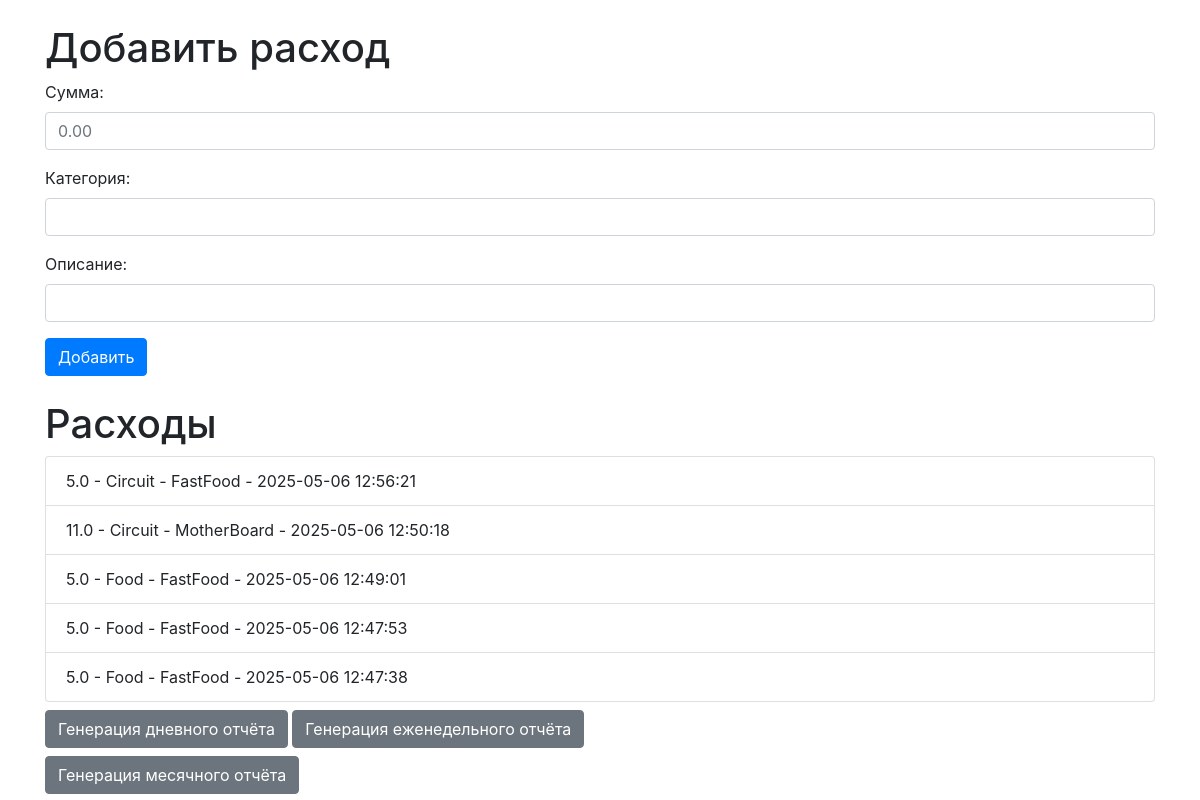
Before: / with the older database file.
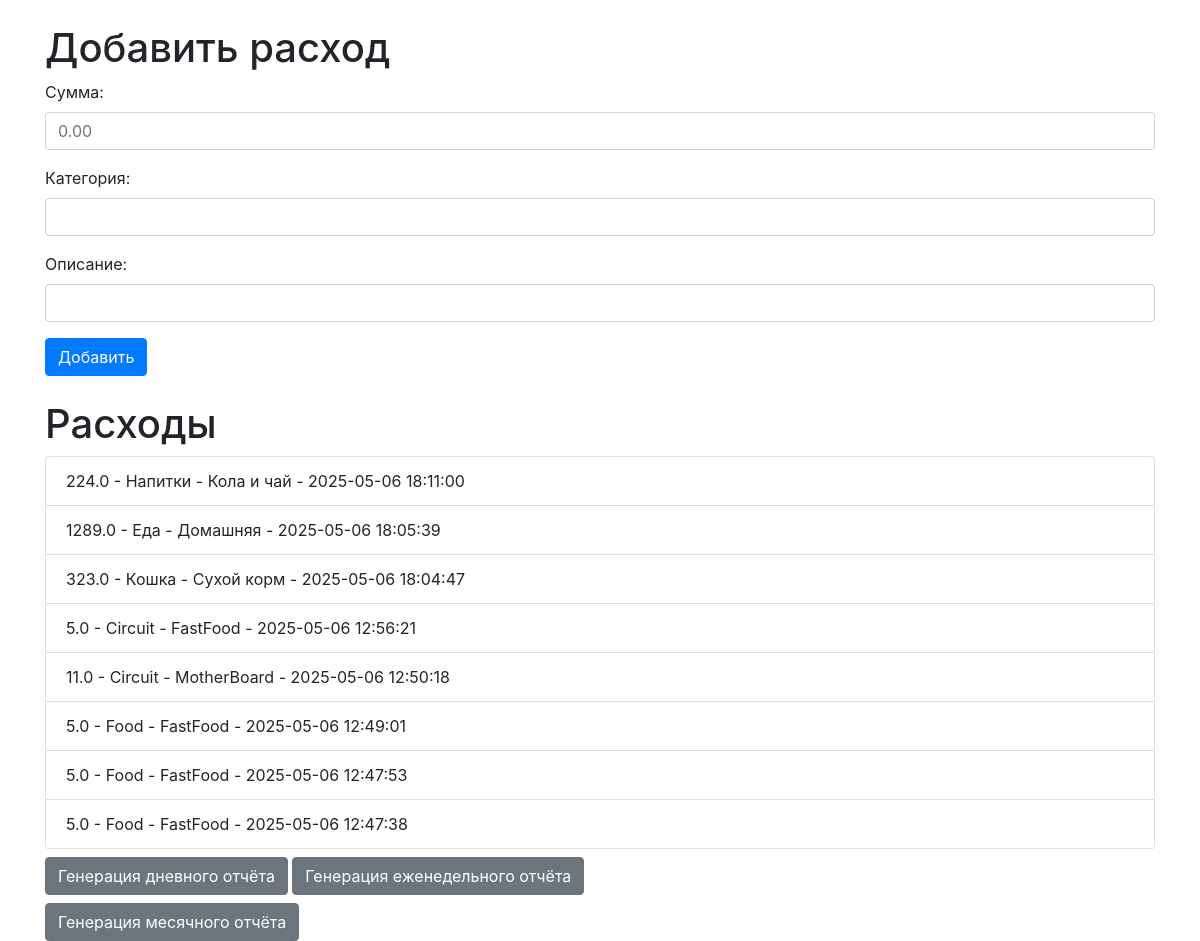
After: the same page with the newer database file.
### tables this page shows
CREATE TABLE expenses (
              id INTEGER PRIMARY KEY AUTOINCREMENT,
              amount REAL NOT NULL,
              category TEXT NOT NULL,
              description TEXT,
              date DATETIME DEFAULT CURRENT_TIMESTAMP
          );

### app.py (the view)
@app.route('/')
def index():
    expenses = controller.get_all_expenses()
    return render_template('index.html', expenses=expenses)

### expense_tracker/controller.py (called while the page is built)
    def get_all_expenses(self):
        return self.service.get_all_expenses()

### expense_tracker/repository.py (called while the page is built)
    def get_db(self):
        db = getattr(g, '_database', None)
        if db is None:
            db = g._database = sqlite3.connect(self.db_path)
        return db

    def get_all_expenses(self):
        cursor = self.get_db().cursor()
        cursor.execute("SELECT amount, category, description, date FROM expenses ORDER BY date DESC")
        return cursor.fetchall()

### expense_tracker/service.py (called while the page is built)
    def get_all_expenses(self):
        return self.repository.get_all_expenses()

### templates/index.html (shortened to what this page needs)
<!DOCTYPE html>
<html>
<head>
    <link rel="stylesheet" href="https://stackpath.bootstrapcdn.com/bootstrap/4.5.2/css/bootstrap.min.css">
</head>
<body>
    <div class="container">
        <h1 class="mt-4">Добавить расход</h1>
        <form action="/add" method="post" class="form-group">
            <div class="form-group">
                <label for="amount">Сумма:</label>
                <input type="number" name="amount" id="amount" class="form-control" required placeholder="0.00">
            </div>
            <div class="form-group">
                <label for="category">Категория:</label>
                <input type="text" name="category" id="category" class="form-control" required>
            </div>
            <div class="form-group">
                <label for="description">Описание:</label>
                <input type="text" name="description" class="form-control">
            </div>
            <button type="submit" class="btn btn-primary">Добавить</button>
        </form>
        <h1 class="mt-4">Расходы</h1>
        <ul class="list-group">
            {% for expense in expenses %}
                <li class="list-group-item">{{ expense[0] }} - {{ expense[1] }} - {{ expense[2] }} - {{ expense[3] }}</li>
            {% endfor %}
        </ul>
        <a href="/report?type=daily" class="btn btn-secondary mt-2">Генерация дневного отчёта</a>
        <a href="/report?type=weekly" class="btn btn-secondary mt-2">Генерация еженедельного отчёта</a><br>
        <a href="/report?type=monthly" class="btn btn-secondary mt-2">Генерация месячного отчёта</a>
    </div>
</body>
</html>

Changed rows visible on the page:
added expenses: amount "224.0", category "Напитки", description "Кола и чай", date "2025-05-06 18:11:00"
added expenses: amount "1289.0", category "Еда", description "Домашняя", date "2025-05-06 18:05:39"
added expenses: amount "323.0", category "Кошка", description "Сухой корм", date "2025-05-06 18:04:47"
